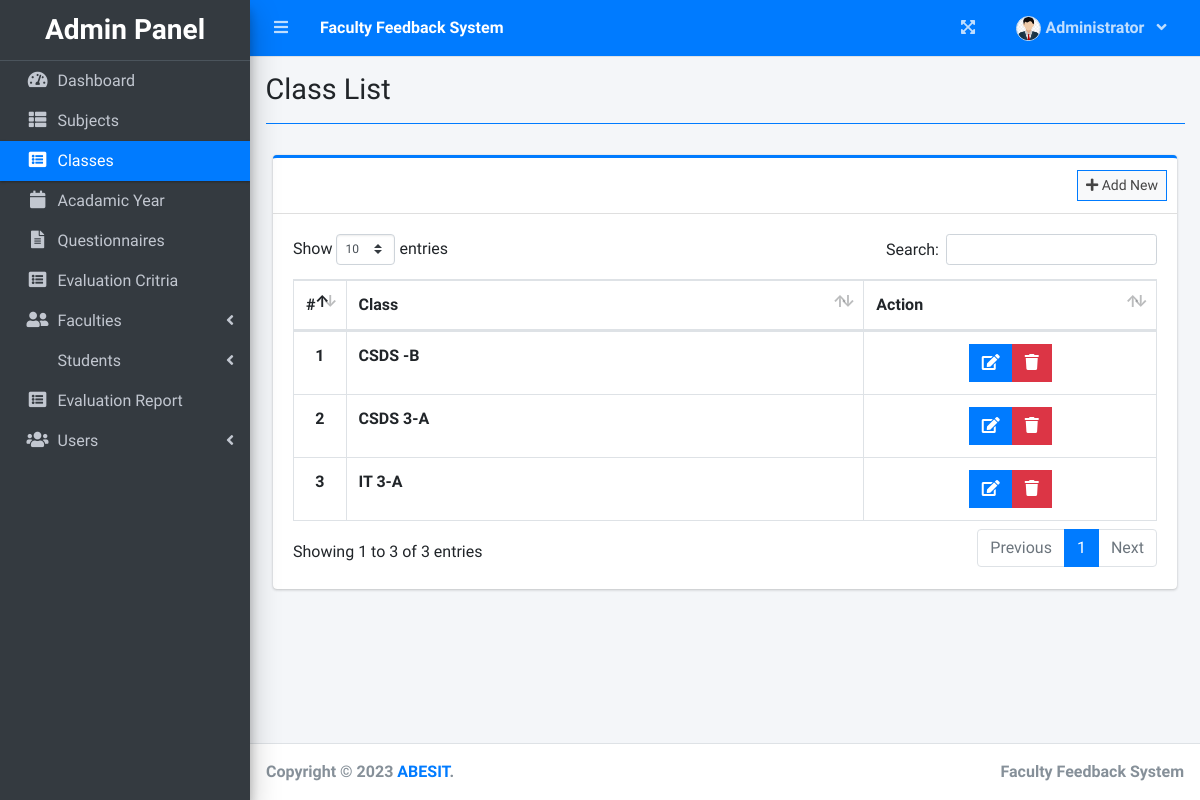
The page /index.php?page=class_list (signed in) on the database its author committed.
### tables this page shows
CREATE TABLE `class_list` (
  `id` int(30) NOT NULL,
  `curriculum` text NOT NULL,
  `level` text NOT NULL,
  `section` text NOT NULL
);

### admin/class_list.php (the view, shortened to what this page needs)
<?php include'db_connect.php' ?>
<div class="col-lg-12">
	<div class="card card-outline card-primary">
		<div class="card-header">
			<div class="card-tools">
				<a class="btn btn-block btn-sm btn-default btn-flat border-primary new_class" href="javascript:void(0)"><i class="fa fa-plus"></i> Add New</a>
			</div>
		</div>
		<div class="card-body">
			<table class="table tabe-hover table-bordered" id="list">
				<colgroup>
					<col width="5%">
					<col width="60%">
				</colgroup>
				<thead>
					<tr>
						<th class="text-center">#</th>
						<th>Class</th>
						<th>Action</th>
					</tr>
				</thead>
				<tbody>
					<?php
					$i = 1;
					$qry = $conn->query("SELECT *,concat(curriculum,' ',level,'-',section) as `class` FROM class_list order by class asc ");
					while($row= $qry->fetch_assoc()):
					?>
					<tr>
						<th class="text-center"><?php echo $i++ ?></th>
						<td><b><?php echo $row['class'] ?></b></td>
						<td class="text-center">
		                    <div class="btn-group">
		                        <a href="javascript:void(0)" data-id='<?php echo $row['id'] ?>' class="btn btn-primary btn-flat manage_class">
		                          <i class="fas fa-edit"></i>
		                        </a>
		                        <button type="button" class="btn btn-danger btn-flat delete_class" data-id="<?php echo $row['id'] ?>">
		                          <i class="fas fa-trash"></i>
		                        </button>
	                      </div>
						</td>
					</tr>
				<?php endwhile; ?>
				</tbody>
			</table>
		</div>
	</div>
</div>

### rows shown on the page
class_list: class "CSDS -B"
class_list: class "CSDS 3-A"
class_list: class "IT 3-A"

### other values the page prints
$_SESSION['system']['name'] "Faculty Feedback System"
$_SESSION['login_firstname'] "Administrator"
$title "Class List"
